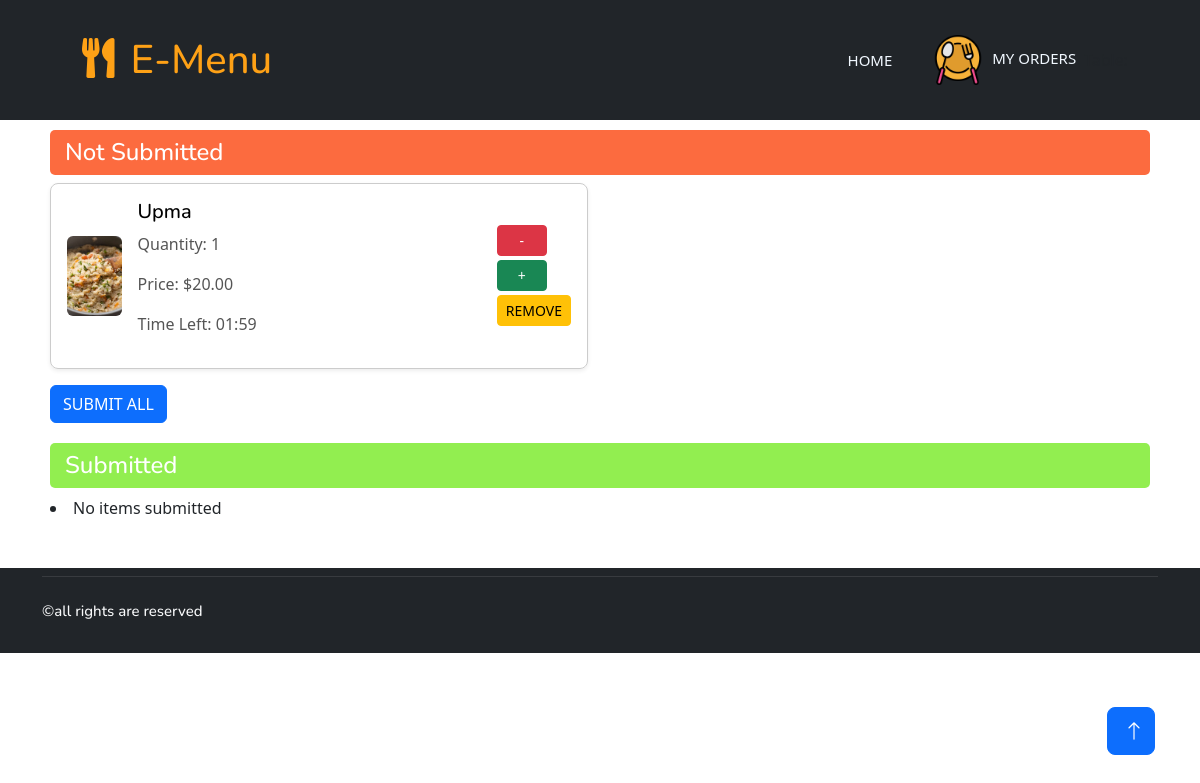
The app's page /table/order/ with its own data.
### table/models.py (models this page shows, shortened)
class NotSubmittedItem(models.Model):
    food_item = models.ForeignKey(FoodItem, on_delete=models.CASCADE)
    name = models.CharField(max_length=255)
    price = models.DecimalField(max_digits=10, decimal_places=2)
    image = models.ImageField(upload_to='NotSubmitted/')
    tableNumber=models.PositiveIntegerField(default=0)
    quantity = models.PositiveIntegerField(default=1)

### table/views.py (the view)
# urls.py: path('order/', views.order, name='order'),
def order(request):
    table_number=request.session.get('table_number')
    print(f"Table number from session in order view: {table_number}")
    not_submitted_items = NotSubmittedItem.objects.all()  # Fetch all the selected items
    submitted_items = SubmittedItem.objects.filter(tableNumber=table_number)
    return render(request, 'order.html', {'not_submitted_items': not_submitted_items  ,'submitted_items':submitted_items })

### table/templates/order.html (shortened to what this page needs)
{% extends 'table_home.html'%}
{% load static %}
{% block content %}
<div class="not-submitted-section" style="margin: 10px 50px;">
    <h3 style="background-color: #fc6b3f; color: white; padding: 8px 15px; font-size: 24px; border-radius: 5px;">
        Not Submitted
    </h3>
    <div class="tab-content">
        <div class="row g-4" id="not-submitted-list">
            {% for item in not_submitted_items %}
                <div class="col-lg-6" id="item-{{ item.id }}">
                    <div class="d-flex align-items-center p-3 shadow-sm" style="border: 1px solid #ccc; border-radius: 8px;">
                        <img class="rounded" src="{{ item.image }}" alt="{{ item.name }}" style="width: 80px; height: 80px;">
                        <div class="ms-3 w-100">
                            <h5 style="color: #000; font-size: 20px;">{{ item.name }}</h5>
                            <p style="color: #555;">Quantity: <span id="quantity-{{ item.id }}">{{ item.quantity }}</span></p>
                            <p style="color: #555;">Price: ${{ item.price }}</p>
                            <p style="color: #555;">Time Left: <span id="timer-{{ item.id }}">02:00</span></p>
                        </div>
                        <div class="action-buttons d-flex flex-column ms-3">
                            <button type="button" class="btn btn-danger btn-sm mb-1 decrease-btn" data-id="{{ item.id }}" style="width: 50px;">-</button>
                            <button type="button" class="btn btn-success btn-sm increase-btn" data-id="{{ item.id }}" style="width: 50px;">+</button>
                            <form action="{% url 'cancel_item' item.id %}" method="POST" style="display: inline;">
                                <button type="submit" class="btn btn-warning btn-sm mt-1">Remove</button>
                            </form>
                        </div>
                    </div>
                </div>
            {% empty %}
                <li>No items selected</li>
            {% endfor %}
        </div>
        <form action="{% url 'submit_order' %}" method="POST">
            <button type="submit" class="btn btn-primary mt-3" id="submit-all">Submit All</button>
        </form>
    </div>
</div>
<div class="submitted-section" style="margin: 20px 50px;">
    <h3 style="background-color: #92ee50; color: white; padding: 8px 15px; font-size: 24px; border-radius: 5px;">
        Submitted
    </h3>
    <div class="tab-content">
        <div class="row g-4" id="submitted-list">
            {% for item in submitted_items %}
                <div class="col-lg-6">
                    <div class="d-flex align-items-center p-3 shadow-sm" style="border: 1px solid #ccc; border-radius: 8px;">
                        <img class="rounded" src="{{ item.image }}" alt="{{ item.name }}" style="width: 80px; height: 80px;">
                        <div class="ms-3 w-100">
                            <h5 style="color: #000; font-size: 20px;">{{ item.name }}</h5>
                            <p style="color: #555;">Quantity: {{ item.quantity }}</p>
                            <p style="color: #555;">Price: ${{ item.price }}</p>
                        </div>
                    </div>
                </div>
            {% empty %}
                <li>No items submitted</li>
            {% endfor %}
        </div>
    </div>
</div>
{% endblock content %}

### static/css/style.css (style rules this page uses)
:root { --primary: #FEA116; --light: #F1F8FF; --dark: #0F172B; }
.btn { font-family: 'Nunito', sans-serif; font-weight: 500; text-transform: uppercase; transition: .5s; }
.btn.btn-primary, .btn.btn-secondary { color: #FFFFFF; }

### records on screen
NotSubmittedItem: image (picture), name "Upma", quantity "1", price "20.00"
